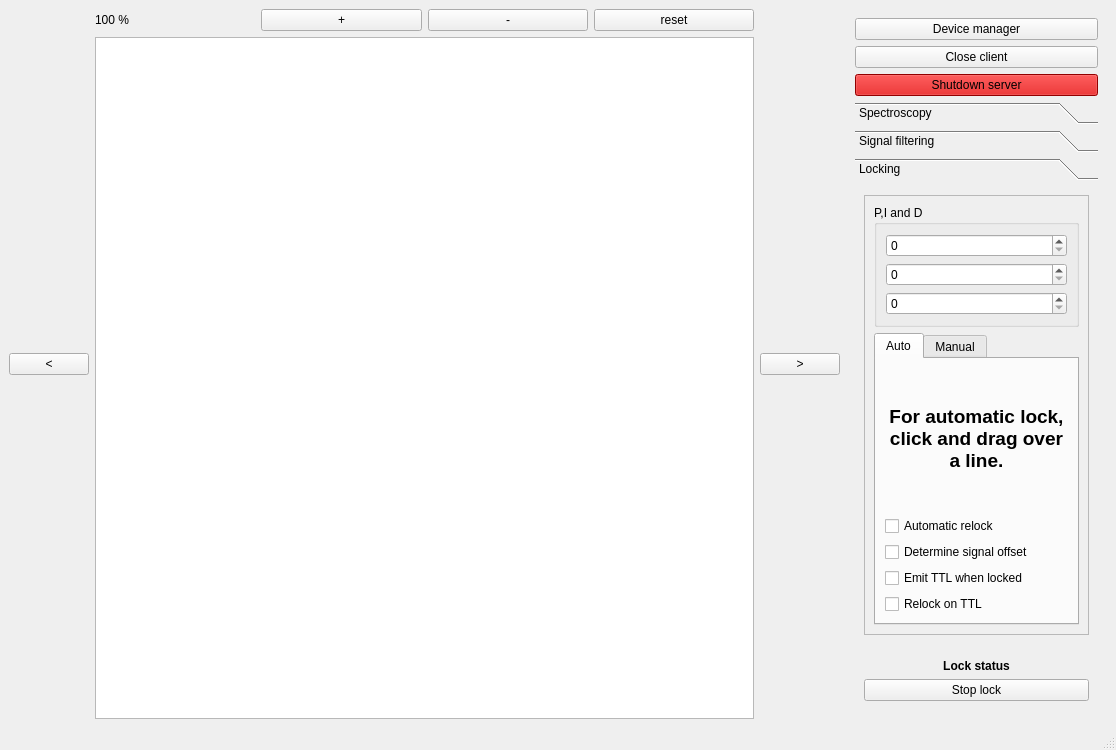
<?xml version="1.0" encoding="UTF-8"?>
<ui version="4.0">
 <class>MainWindow</class>
 <widget class="QMainWindow" name="MainWindow">
  <property name="geometry">
   <rect>
    <x>0</x>
    <y>0</y>
    <width>1116</width>
    <height>750</height>
   </rect>
  </property>
  <property name="windowTitle">
   <string>MainWindow</string>
  </property>
  <widget class="CentralPanel" name="centralwidget">
   <layout class="QHBoxLayout" name="horizontalLayout">
    <item>
     <widget class="QPushButton" name="go_left">
      <property name="text">
       <string>&lt;</string>
      </property>
     </widget>
    </item>
    <item>
     <layout class="QVBoxLayout" name="verticalLayout_17">
      <item>
       <layout class="QHBoxLayout" name="horizontalLayout_3">
        <item>
         <widget class="QLabel" name="scan_amplitude">
          <property name="text">
           <string>100 %</string>
          </property>
         </widget>
        </item>
        <item>
         <widget class="QPushButton" name="increase_scan_amplitude">
          <property name="text">
           <string>+</string>
          </property>
         </widget>
        </item>
        <item>
         <widget class="QPushButton" name="decrease_scan_amplitude">
          <property name="text">
           <string>-</string>
          </property>
         </widget>
        </item>
        <item>
         <widget class="QPushButton" name="reset_scan_amplitude">
          <property name="text">
           <string>reset</string>
          </property>
         </widget>
        </item>
       </layout>
      </item>
      <item>
       <widget class="PlotWidget" name="graphicsView">
        <property name="minimumSize">
         <size>
          <width>100</width>
          <height>100</height>
         </size>
        </property>
       </widget>
      </item>
     </layout>
    </item>
    <item>
     <widget class="QPushButton" name="go_right">
      <property name="sizePolicy">
       <sizepolicy hsizetype="Minimum" vsizetype="Fixed">
        <horstretch>0</horstretch>
        <verstretch>0</verstretch>
       </sizepolicy>
      </property>
      <property name="text">
       <string>&gt;</string>
      </property>
     </widget>
    </item>
    <item>
     <widget class="RightPanel" name="rightPanel" native="true">
      <layout class="QVBoxLayout" name="verticalLayout_11">
       <item>
        <widget class="QPushButton" name="openDeviceManagerButton">
         <property name="text">
          <string>Device manager</string>
         </property>
        </widget>
       </item>
       <item>
        <widget class="QPushButton" name="closeButton">
         <property name="text">
          <string>Close client</string>
         </property>
        </widget>
       </item>
       <item>
        <widget class="QPushButton" name="shutdownButton">
         <property name="palette">
          <palette>
           <active>
            <colorrole role="WindowText">
             <brush brushstyle="SolidPattern">
              <color alpha="255">
               <red>0</red>
               <green>0</green>
               <blue>0</blue>
              </color>
             </brush>
            </colorrole>
            <colorrole role="Button">
             <brush brushstyle="SolidPattern">
              <color alpha="255">
               <red>204</red>
               <green>0</green>
               <blue>0</blue>
              </color>
             </brush>
            </colorrole>
            <colorrole role="Light">
             <brush brushstyle="SolidPattern">
              <color alpha="255">
               <red>255</red>
               <green>51</green>
               <blue>51</blue>
              </color>
             </brush>
            </colorrole>
            <colorrole role="Midlight">
             <brush brushstyle="SolidPattern">
              <color alpha="255">
               <red>229</red>
               <green>25</green>
               <blue>25</blue>
              </color>
             </brush>
            </colorrole>
            <colorrole role="Dark">
             <brush brushstyle="SolidPattern">
              <color alpha="255">
               <red>102</red>
               <green>0</green>
               <blue>0</blue>
              </color>
             </brush>
            </colorrole>
            <colorrole role="Mid">
             <brush brushstyle="SolidPattern">
              <color alpha="255">
               <red>136</red>
               <green>0</green>
               <blue>0</blue>
              </color>
             </brush>
            </colorrole>
            <colorrole role="Text">
             <brush brushstyle="SolidPattern">
              <color alpha="255">
               <red>0</red>
               <green>0</green>
               <blue>0</blue>
              </color>
             </brush>
            </colorrole>
            <colorrole role="BrightText">
             <brush brushstyle="SolidPattern">
              <color alpha="255">
               <red>255</red>
               <green>255</green>
               <blue>255</blue>
              </color>
             </brush>
            </colorrole>
            <colorrole role="ButtonText">
             <brush brushstyle="SolidPattern">
              <color alpha="255">
               <red>0</red>
               <green>0</green>
               <blue>0</blue>
              </color>
             </brush>
            </colorrole>
            <colorrole role="Base">
             <brush brushstyle="SolidPattern">
              <color alpha="255">
               <red>255</red>
               <green>255</green>
               <blue>255</blue>
              </color>
             </brush>
            </colorrole>
            <colorrole role="Window">
             <brush brushstyle="SolidPattern">
              <color alpha="255">
               <red>204</red>
               <green>0</green>
               <blue>0</blue>
              </color>
             </brush>
            </colorrole>
            <colorrole role="Shadow">
             <brush brushstyle="SolidPattern">
              <color alpha="255">
               <red>0</red>
               <green>0</green>
               <blue>0</blue>
              </color>
             </brush>
            </colorrole>
            <colorrole role="AlternateBase">
             <brush brushstyle="SolidPattern">
              <color alpha="255">
               <red>229</red>
               <green>127</green>
               <blue>127</blue>
              </color>
             </brush>
            </colorrole>
            <colorrole role="ToolTipBase">
             <brush brushstyle="SolidPattern">
              <color alpha="255">
               <red>255</red>
               <green>255</green>
               <blue>220</blue>
              </color>
             </brush>
            </colorrole>
            <colorrole role="ToolTipText">
             <brush brushstyle="SolidPattern">
              <color alpha="255">
               <red>0</red>
               <green>0</green>
               <blue>0</blue>
              </color>
             </brush>
            </colorrole>
           </active>
           <inactive>
            <colorrole role="WindowText">
             <brush brushstyle="SolidPattern">
              <color alpha="255">
               <red>0</red>
               <green>0</green>
               <blue>0</blue>
              </color>
             </brush>
            </colorrole>
            <colorrole role="Button">
             <brush brushstyle="SolidPattern">
              <color alpha="255">
               <red>204</red>
               <green>0</green>
               <blue>0</blue>
              </color>
             </brush>
            </colorrole>
            <colorrole role="Light">
             <brush brushstyle="SolidPattern">
              <color alpha="255">
               <red>255</red>
               <green>51</green>
               <blue>51</blue>
              </color>
             </brush>
            </colorrole>
            <colorrole role="Midlight">
             <brush brushstyle="SolidPattern">
              <color alpha="255">
               <red>229</red>
               <green>25</green>
               <blue>25</blue>
              </color>
             </brush>
            </colorrole>
            <colorrole role="Dark">
             <brush brushstyle="SolidPattern">
              <color alpha="255">
               <red>102</red>
               <green>0</green>
               <blue>0</blue>
              </color>
             </brush>
            </colorrole>
            <colorrole role="Mid">
             <brush brushstyle="SolidPattern">
              <color alpha="255">
               <red>136</red>
               <green>0</green>
               <blue>0</blue>
              </color>
             </brush>
            </colorrole>
            <colorrole role="Text">
             <brush brushstyle="SolidPattern">
              <color alpha="255">
               <red>0</red>
               <green>0</green>
               <blue>0</blue>
              </color>
             </brush>
            </colorrole>
            <colorrole role="BrightText">
             <brush brushstyle="SolidPattern">
              <color alpha="255">
               <red>255</red>
               <green>255</green>
               <blue>255</blue>
              </color>
             </brush>
            </colorrole>
            <colorrole role="ButtonText">
             <brush brushstyle="SolidPattern">
              <color alpha="255">
               <red>0</red>
               <green>0</green>
               <blue>0</blue>
              </color>
             </brush>
            </colorrole>
            <colorrole role="Base">
             <brush brushstyle="SolidPattern">
              <color alpha="255">
               <red>255</red>
               <green>255</green>
               <blue>255</blue>
              </color>
             </brush>
            </colorrole>
            <colorrole role="Window">
             <brush brushstyle="SolidPattern">
              <color alpha="255">
               <red>204</red>
               <green>0</green>
               <blue>0</blue>
              </color>
             </brush>
            </colorrole>
            <colorrole role="Shadow">
             <brush brushstyle="SolidPattern">
              <color alpha="255">
               <red>0</red>
               <green>0</green>
               <blue>0</blue>
              </color>
             </brush>
            </colorrole>
            <colorrole role="AlternateBase">
             <brush brushstyle="SolidPattern">
              <color alpha="255">
               <red>229</red>
               <green>127</green>
               <blue>127</blue>
              </color>
             </brush>
            </colorrole>
            <colorrole role="ToolTipBase">
             <brush brushstyle="SolidPattern">
              <color alpha="255">
               <red>255</red>
               <green>255</green>
               <blue>220</blue>
              </color>
             </brush>
            </colorrole>
            <colorrole role="ToolTipText">
             <brush brushstyle="SolidPattern">
              <color alpha="255">
               <red>0</red>
               <green>0</green>
               <blue>0</blue>
              </color>
             </brush>
            </colorrole>
           </inactive>
           <disabled>
            <colorrole role="WindowText">
             <brush brushstyle="SolidPattern">
              <color alpha="255">
               <red>102</red>
               <green>0</green>
               <blue>0</blue>
              </color>
             </brush>
            </colorrole>
            <colorrole role="Button">
             <brush brushstyle="SolidPattern">
              <color alpha="255">
               <red>204</red>
               <green>0</green>
               <blue>0</blue>
              </color>
             </brush>
            </colorrole>
            <colorrole role="Light">
             <brush brushstyle="SolidPattern">
              <color alpha="255">
               <red>255</red>
               <green>51</green>
               <blue>51</blue>
              </color>
             </brush>
            </colorrole>
            <colorrole role="Midlight">
             <brush brushstyle="SolidPattern">
              <color alpha="255">
               <red>229</red>
               <green>25</green>
               <blue>25</blue>
              </color>
             </brush>
            </colorrole>
            <colorrole role="Dark">
             <brush brushstyle="SolidPattern">
              <color alpha="255">
               <red>102</red>
               <green>0</green>
               <blue>0</blue>
              </color>
             </brush>
            </colorrole>
            <colorrole role="Mid">
             <brush brushstyle="SolidPattern">
              <color alpha="255">
               <red>136</red>
               <green>0</green>
               <blue>0</blue>
              </color>
             </brush>
            </colorrole>
            <colorrole role="Text">
             <brush brushstyle="SolidPattern">
              <color alpha="255">
               <red>102</red>
               <green>0</green>
               <blue>0</blue>
              </color>
             </brush>
            </colorrole>
            <colorrole role="BrightText">
             <brush brushstyle="SolidPattern">
              <color alpha="255">
               <red>255</red>
               <green>255</green>
               <blue>255</blue>
              </color>
             </brush>
            </colorrole>
            <colorrole role="ButtonText">
             <brush brushstyle="SolidPattern">
              <color alpha="255">
               <red>102</red>
               <green>0</green>
               <blue>0</blue>
              </color>
             </brush>
            </colorrole>
            <colorrole role="Base">
             <brush brushstyle="SolidPattern">
              <color alpha="255">
               <red>204</red>
               <green>0</green>
               <blue>0</blue>
              </color>
             </brush>
            </colorrole>
            <colorrole role="Window">
             <brush brushstyle="SolidPattern">
              <color alpha="255">
               <red>204</red>
               <green>0</green>
               <blue>0</blue>
              </color>
             </brush>
            </colorrole>
            <colorrole role="Shadow">
             <brush brushstyle="SolidPattern">
              <color alpha="255">
               <red>0</red>
               <green>0</green>
               <blue>0</blue>
              </color>
             </brush>
            </colorrole>
            <colorrole role="AlternateBase">
             <brush brushstyle="SolidPattern">
              <color alpha="255">
               <red>204</red>
               <green>0</green>
               <blue>0</blue>
              </color>
             </brush>
            </colorrole>
            <colorrole role="ToolTipBase">
             <brush brushstyle="SolidPattern">
              <color alpha="255">
               <red>255</red>
               <green>255</green>
               <blue>220</blue>
              </color>
             </brush>
            </colorrole>
            <colorrole role="ToolTipText">
             <brush brushstyle="SolidPattern">
              <color alpha="255">
               <red>0</red>
               <green>0</green>
               <blue>0</blue>
              </color>
             </brush>
            </colorrole>
           </disabled>
          </palette>
         </property>
         <property name="autoFillBackground">
          <bool>false</bool>
         </property>
         <property name="text">
          <string>Shutdown server</string>
         </property>
        </widget>
       </item>
       <item>
        <widget class="QToolBox" name="toolBox">
         <property name="sizePolicy">
          <sizepolicy hsizetype="Fixed" vsizetype="Expanding">
           <horstretch>0</horstretch>
           <verstretch>0</verstretch>
          </sizepolicy>
         </property>
         <property name="currentIndex">
          <number>2</number>
         </property>
         <widget class="SpectroscopyPanel" name="page">
          <property name="geometry">
           <rect>
            <x>0</x>
            <y>0</y>
            <width>224</width>
            <height>375</height>
           </rect>
          </property>
          <property name="sizePolicy">
           <sizepolicy hsizetype="Minimum" vsizetype="Preferred">
            <horstretch>0</horstretch>
            <verstretch>0</verstretch>
           </sizepolicy>
          </property>
          <attribute name="label">
           <string>Spectroscopy</string>
          </attribute>
          <layout class="QVBoxLayout" name="verticalLayout">
           <item>
            <widget class="QScrollArea" name="scrollArea_2">
             <property name="widgetResizable">
              <bool>true</bool>
             </property>
             <widget class="QWidget" name="scrollAreaWidgetContents_3">
              <property name="geometry">
               <rect>
                <x>0</x>
                <y>-239</y>
                <width>208</width>
                <height>662</height>
               </rect>
              </property>
              <layout class="QVBoxLayout" name="verticalLayout_9">
               <item>
                <widget class="QGroupBox" name="groupBox_4">
                 <property name="title">
                  <string>Modulation frequency</string>
                 </property>
                 <layout class="QVBoxLayout" name="verticalLayout_5">
                  <item>
                   <layout class="QHBoxLayout" name="horizontalLayout_6">
                    <item>
                     <widget class="QDoubleSpinBox" name="modulation_frequency"/>
                    </item>
                    <item>
                     <widget class="QLabel" name="label_5">
                      <property name="text">
                       <string>MHz</string>
                      </property>
                     </widget>
                    </item>
                   </layout>
                  </item>
                 </layout>
                </widget>
               </item>
               <item>
                <widget class="QGroupBox" name="groupBox">
                 <property name="title">
                  <string>Modulation amplitude</string>
                 </property>
                 <layout class="QVBoxLayout" name="verticalLayout_2">
                  <item>
                   <layout class="QHBoxLayout" name="horizontalLayout_2">
                    <item>
                     <widget class="QDoubleSpinBox" name="modulation_amplitude"/>
                    </item>
                    <item>
                     <widget class="QLabel" name="label">
                      <property name="text">
                       <string>Vpp</string>
                      </property>
                     </widget>
                    </item>
                   </layout>
                  </item>
                 </layout>
                </widget>
               </item>
               <item>
                <widget class="QGroupBox" name="groupBox_3">
                 <property name="title">
                  <string>Ramp speed</string>
                 </property>
                 <layout class="QVBoxLayout" name="verticalLayout_4">
                  <item>
                   <layout class="QHBoxLayout" name="horizontalLayout_5">
                    <item>
                     <widget class="QDoubleSpinBox" name="ramp_speed"/>
                    </item>
                    <item>
                     <widget class="QLabel" name="label_4">
                      <property name="text">
                       <string>Hz</string>
                      </property>
                     </widget>
                    </item>
                   </layout>
                  </item>
                 </layout>
                </widget>
               </item>
               <item>
                <widget class="QGroupBox" name="groupBox_8">
                 <property name="title">
                  <string>Ramp amplitude</string>
                 </property>
                 <layout class="QVBoxLayout" name="verticalLayout_15">
                  <item>
                   <widget class="QDoubleSpinBox" name="ramp_amplitude">
                    <property name="maximum">
                     <double>1.000000000000000</double>
                    </property>
                    <property name="singleStep">
                     <double>0.100000000000000</double>
                    </property>
                   </widget>
                  </item>
                 </layout>
                </widget>
               </item>
               <item>
                <widget class="QGroupBox" name="groupBox_9">
                 <property name="title">
                  <string>Center</string>
                 </property>
                 <layout class="QVBoxLayout" name="verticalLayout_16">
                  <item>
                   <widget class="QDoubleSpinBox" name="ramp_center">
                    <property name="maximum">
                     <double>1.000000000000000</double>
                    </property>
                   </widget>
                  </item>
                 </layout>
                </widget>
               </item>
               <item>
                <widget class="QGroupBox" name="groupBox_2">
                 <property name="title">
                  <string>Demodulation phase</string>
                 </property>
                 <layout class="QVBoxLayout" name="verticalLayout_3">
                  <item>
                   <layout class="QHBoxLayout" name="horizontalLayout_4">
                    <item>
                     <widget class="QDoubleSpinBox" name="demodulation_phase"/>
                    </item>
                    <item>
                     <widget class="QLabel" name="label_3">
                      <property name="text">
                       <string>deg</string>
                      </property>
                     </widget>
                    </item>
                   </layout>
                  </item>
                 </layout>
                </widget>
               </item>
               <item>
                <widget class="QGroupBox" name="groupBox_7">
                 <property name="title">
                  <string>Demodulation frequency</string>
                 </property>
                 <layout class="QVBoxLayout" name="verticalLayout_13">
                  <item>
                   <widget class="QComboBox" name="demodulation_frequency">
                    <item>
                     <property name="text">
                      <string>1f</string>
                     </property>
                    </item>
                    <item>
                     <property name="text">
                      <string>3f</string>
                     </property>
                    </item>
                    <item>
                     <property name="text">
                      <string>5f</string>
                     </property>
                    </item>
                   </widget>
                  </item>
                 </layout>
                </widget>
               </item>
               <item>
                <widget class="QGroupBox" name="groupBox_6">
                 <property name="title">
                  <string>Signal offset</string>
                 </property>
                 <layout class="QHBoxLayout" name="horizontalLayout_7">
                  <item>
                   <widget class="QSpinBox" name="signal_offset"/>
                  </item>
                 </layout>
                </widget>
               </item>
              </layout>
             </widget>
            </widget>
           </item>
          </layout>
         </widget>
         <widget class="QWidget" name="page_3">
          <property name="geometry">
           <rect>
            <x>0</x>
            <y>0</y>
            <width>106</width>
            <height>375</height>
           </rect>
          </property>
          <attribute name="label">
           <string>Signal filtering</string>
          </attribute>
          <layout class="QVBoxLayout" name="verticalLayout_14">
           <item>
            <widget class="QLabel" name="label_7">
             <property name="text">
              <string>still missing...</string>
             </property>
            </widget>
           </item>
          </layout>
         </widget>
         <widget class="LockingPanel" name="page_2">
          <property name="geometry">
           <rect>
            <x>0</x>
            <y>0</y>
            <width>234</width>
            <height>375</height>
           </rect>
          </property>
          <property name="sizePolicy">
           <sizepolicy hsizetype="Minimum" vsizetype="Preferred">
            <horstretch>0</horstretch>
            <verstretch>0</verstretch>
           </sizepolicy>
          </property>
          <attribute name="label">
           <string>Locking</string>
          </attribute>
          <layout class="QVBoxLayout" name="verticalLayout_7">
           <item>
            <widget class="QScrollArea" name="scrollArea">
             <property name="widgetResizable">
              <bool>true</bool>
             </property>
             <widget class="QWidget" name="scrollAreaWidgetContents">
              <property name="geometry">
               <rect>
                <x>0</x>
                <y>-83</y>
                <width>218</width>
                <height>428</height>
               </rect>
              </property>
              <layout class="QVBoxLayout" name="verticalLayout_8">
               <item>
                <widget class="QGroupBox" name="groupBox_5">
                 <property name="sizePolicy">
                  <sizepolicy hsizetype="Preferred" vsizetype="Minimum">
                   <horstretch>0</horstretch>
                   <verstretch>0</verstretch>
                  </sizepolicy>
                 </property>
                 <property name="title">
                  <string>P,I and D</string>
                 </property>
                 <layout class="QVBoxLayout" name="verticalLayout_6">
                  <item>
                   <widget class="QSpinBox" name="kp"/>
                  </item>
                  <item>
                   <widget class="QSpinBox" name="ki"/>
                  </item>
                  <item>
                   <widget class="QSpinBox" name="kd">
                    <property name="sizePolicy">
                     <sizepolicy hsizetype="Preferred" vsizetype="Fixed">
                      <horstretch>0</horstretch>
                      <verstretch>0</verstretch>
                     </sizepolicy>
                    </property>
                   </widget>
                  </item>
                 </layout>
                </widget>
               </item>
               <item>
                <widget class="QTabWidget" name="lock_control_container">
                 <property name="currentIndex">
                  <number>0</number>
                 </property>
                 <widget class="QWidget" name="auto_mode">
                  <attribute name="title">
                   <string>Auto</string>
                  </attribute>
                  <layout class="QVBoxLayout" name="verticalLayout_10">
                   <item>
                    <widget class="QLabel" name="label_2">
                     <property name="text">
                      <string>&lt;html&gt;&lt;head/&gt;&lt;body&gt;&lt;p align=&quot;center&quot;&gt;&lt;span style=&quot; font-size:14pt; font-weight:600;&quot;&gt;For automatic lock, click and drag over a line.&lt;/span&gt;&lt;/p&gt;&lt;/body&gt;&lt;/html&gt;</string>
                     </property>
                     <property name="scaledContents">
                      <bool>false</bool>
                     </property>
                     <property name="alignment">
                      <set>Qt::AlignCenter</set>
                     </property>
                     <property name="wordWrap">
                      <bool>true</bool>
                     </property>
                    </widget>
                   </item>
                   <item>
                    <widget class="QCheckBox" name="checkBox">
                     <property name="text">
                      <string>Automatic relock</string>
                     </property>
                    </widget>
                   </item>
                   <item>
                    <widget class="QCheckBox" name="checkBox_2">
                     <property name="text">
                      <string>Determine signal offset</string>
                     </property>
                    </widget>
                   </item>
                   <item>
                    <widget class="QCheckBox" name="checkBox_4">
                     <property name="text">
                      <string>Emit TTL when locked</string>
                     </property>
                    </widget>
                   </item>
                   <item>
                    <widget class="QCheckBox" name="checkBox_3">
                     <property name="text">
                      <string>Relock on TTL</string>
                     </property>
                    </widget>
                   </item>
                  </layout>
                 </widget>
                 <widget class="QWidget" name="manual_mode">
                  <attribute name="title">
                   <string>Manual</string>
                  </attribute>
                  <layout class="QVBoxLayout" name="verticalLayout_12">
                   <item>
                    <widget class="QLabel" name="label_6">
                     <property name="text">
                      <string>&lt;html&gt;&lt;head/&gt;&lt;body&gt;&lt;p align=&quot;center&quot;&gt;&lt;span style=&quot; font-size:14pt; font-weight:600;&quot;&gt;Center the line and zoom in before pressing the button.&lt;/span&gt;&lt;/p&gt;&lt;/body&gt;&lt;/html&gt;</string>
                     </property>
                     <property name="scaledContents">
                      <bool>false</bool>
                     </property>
                     <property name="alignment">
                      <set>Qt::AlignCenter</set>
                     </property>
                     <property name="wordWrap">
                      <bool>true</bool>
                     </property>
                    </widget>
                   </item>
                   <item>
                    <widget class="QRadioButton" name="radioButton">
                     <property name="text">
                      <string>Rising slope</string>
                     </property>
                    </widget>
                   </item>
                   <item>
                    <widget class="QRadioButton" name="radioButton_2">
                     <property name="text">
                      <string>Falling slope</string>
                     </property>
                    </widget>
                   </item>
                   <item>
                    <widget class="QPushButton" name="manualLockButton">
                     <property name="text">
                      <string>Lock!</string>
                     </property>
                    </widget>
                   </item>
                  </layout>
                 </widget>
                </widget>
               </item>
              </layout>
             </widget>
            </widget>
           </item>
          </layout>
         </widget>
        </widget>
       </item>
       <item>
        <widget class="QWidget" name="lock_status_container" native="true">
         <layout class="QVBoxLayout" name="verticalLayout_18">
          <item>
           <widget class="QLabel" name="lock_status">
            <property name="text">
             <string>&lt;html&gt;&lt;head/&gt;&lt;body&gt;&lt;p align=&quot;center&quot;&gt;&lt;span style=&quot; font-weight:600;&quot;&gt;Lock status&lt;/span&gt;&lt;/p&gt;&lt;/body&gt;&lt;/html&gt;</string>
            </property>
           </widget>
          </item>
          <item>
           <widget class="QPushButton" name="stop_lock">
            <property name="text">
             <string>Stop lock</string>
            </property>
           </widget>
          </item>
         </layout>
        </widget>
       </item>
      </layout>
     </widget>
    </item>
   </layout>
  </widget>
  <widget class="QMenuBar" name="menubar">
   <property name="geometry">
    <rect>
     <x>0</x>
     <y>0</y>
     <width>1116</width>
     <height>27</height>
    </rect>
   </property>
  </widget>
  <widget class="QStatusBar" name="statusbar"/>
 </widget>
 <customwidgets>
  <customwidget>
   <class>PlotWidget</class>
   <extends>QGraphicsView</extends>
   <header location="global">plot_widget.h</header>
  </customwidget>
  <customwidget>
   <class>RightPanel</class>
   <extends>QWidget</extends>
   <header location="global">right_panel.h</header>
   <container>1</container>
  </customwidget>
  <customwidget>
   <class>LockingPanel</class>
   <extends>QWidget</extends>
   <header location="global">locking_panel.h</header>
   <container>1</container>
  </customwidget>
  <customwidget>
   <class>SpectroscopyPanel</class>
   <extends>QWidget</extends>
   <header location="global">spectroscopy_panel.h</header>
   <container>1</container>
  </customwidget>
  <customwidget>
   <class>CentralPanel</class>
   <extends>QWidget</extends>
   <header location="global">central_panel.h</header>
   <container>1</container>
  </customwidget>
 </customwidgets>
 <resources/>
 <connections/>
</ui>
